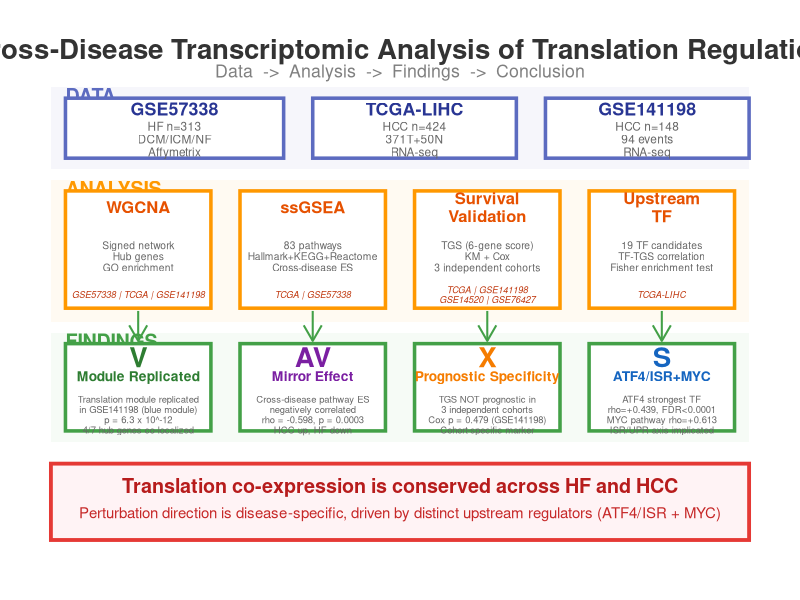

Here is the R script that generated this plot:
library(ggplot2)

PROJ_DIR <- "D:/R_projects/revision_analysis"

p <- ggplot()

# Title
p <- p + annotate("text", x=0.50, y=0.96, label="Cross-Disease Transcriptomic Analysis of Translation Regulation", fontface="bold", size=7, color="grey20")
p <- p + annotate("text", x=0.50, y=0.92, label="Data  ->  Analysis  ->  Findings  ->  Conclusion", size=4.5, color="grey50")

# === ROW 1: DATA (y: 0.76-0.88) ===
p <- p + annotate("rect", xmin=0.02, xmax=0.98, ymin=0.74, ymax=0.89, fill="#E8EAF6", alpha=0.4, color=NA)
p <- p + annotate("text", x=0.04, y=0.875, label="DATA", fontface="bold", size=5, color="#5C6BC0", hjust=0)

dat <- data.frame(x1=c(0.04,0.38,0.70), x2=c(0.34,0.66,0.98),
                  cx=c(0.19,0.52,0.84),
                  t=c("GSE57338","TCGA-LIHC","GSE141198"),
                  d=c("HF n=313\nDCM/ICM/NF\nAffymetrix","HCC n=424\n371T+50N\nRNA-seq","HCC n=148\n94 events\nRNA-seq"),
                  stringsAsFactors=FALSE)
for(i in 1:3) {
  p <- p + annotate("rect", xmin=dat$x1[i], xmax=dat$x2[i], ymin=0.76, ymax=0.87, fill="white", color="#5C6BC0", linewidth=1.2)
  p <- p + annotate("text", x=dat$cx[i], y=0.85, label=dat$t[i], fontface="bold", size=4.5, color="#283593")
  p <- p + annotate("text", x=dat$cx[i], y=0.795, label=dat$d[i], size=3, lineheight=0.9, color="grey40")
}

# === ROW 2: ANALYSIS (y: 0.48-0.70) ===
p <- p + annotate("rect", xmin=0.02, xmax=0.98, ymin=0.46, ymax=0.72, fill="#FFF3E0", alpha=0.4, color=NA)
p <- p + annotate("text", x=0.04, y=0.705, label="ANALYSIS", fontface="bold", size=5, color="#FF9800", hjust=0)

ana <- data.frame(
  x1=c(0.04,0.28,0.52,0.76), x2=c(0.24,0.48,0.72,0.96),
  cx=c(0.14,0.38,0.62,0.86),
  t=c("WGCNA","ssGSEA","Survival\nValidation","Upstream\nTF"),
  d=c("Signed network\nHub genes\nGO enrichment","83 pathways\nHallmark+KEGG+Reactome\nCross-disease ES","TGS (6-gene score)\nKM + Cox\n3 independent cohorts","19 TF candidates\nTF-TGS correlation\nFisher enrichment test"),
  src=c("GSE57338 | TCGA | GSE141198","TCGA | GSE57338","TCGA | GSE141198\nGSE14520 | GSE76427","TCGA-LIHC"),
  stringsAsFactors=FALSE)
for(i in 1:4) {
  p <- p + annotate("rect", xmin=ana$x1[i], xmax=ana$x2[i], ymin=0.485, ymax=0.70, fill="white", color="#FF9800", linewidth=1.2)
  p <- p + annotate("text", x=ana$cx[i], y=0.67, label=ana$t[i], fontface="bold", size=4.2, color="#E65100", lineheight=0.9)
  p <- p + annotate("text", x=ana$cx[i], y=0.58, label=ana$d[i], size=2.6, color="grey40", lineheight=0.9)
  p <- p + annotate("text", x=ana$cx[i], y=0.51, label=ana$src[i], size=2.3, color="#BF360C", lineheight=0.9, fontface="italic")
}

# === ROW 3: FINDINGS (y: 0.26-0.42) ===
p <- p + annotate("rect", xmin=0.02, xmax=0.98, ymin=0.24, ymax=0.44, fill="#E8F5E9", alpha=0.4, color=NA)
p <- p + annotate("text", x=0.04, y=0.425, label="FINDINGS", fontface="bold", size=5, color="#43A047", hjust=0)

fn <- data.frame(
  cx=c(0.14,0.38,0.62,0.86),
  ico=c("V","AV","X","S"),
  t=c("Module Replicated","Mirror Effect","Prognostic Specificity","ATF4/ISR+MYC"),
  d=c("Translation module replicated\nin GSE141198 (blue module)\np = 6.3 x 10^-12\n4/7 hub genes co-localized","Cross-disease pathway ES\nnegatively correlated\nrho = -0.598, p = 0.0003\nHCC up, HF down","TGS NOT prognostic in\n3 independent cohorts\nCox p = 0.479 (GSE141198)\nCohort-specific marker","ATF4 strongest TF\nrho=+0.439, FDR<0.0001\nMYC pathway rho=+0.613\nISR/UPR axis implicated"),
  col=c("#2E7D32","#7B1FA2","#F57C00","#1565C0"),
  stringsAsFactors=FALSE)
for(i in 1:4) {
  p <- p + annotate("rect", xmin=fn$cx[i]-0.10, xmax=fn$cx[i]+0.10, ymin=0.26, ymax=0.42, fill="white", color="#43A047", linewidth=1.2)
  p <- p + annotate("text", x=fn$cx[i], y=0.395, label=fn$ico[i], size=7, color=fn$col[i], fontface="bold")
  p <- p + annotate("text", x=fn$cx[i], y=0.36, label=fn$t[i], fontface="bold", size=3.5, color=fn$col[i], lineheight=0.9)
  p <- p + annotate("text", x=fn$cx[i], y=0.29, label=fn$d[i], size=2.4, color="grey40", lineheight=0.9)
}

# === ROW 4: CONCLUSION (y: 0.08-0.18) ===
p <- p + annotate("rect", xmin=0.02, xmax=0.98, ymin=0.06, ymax=0.20, fill="#FFEBEE", alpha=0.6, color="#E53935", linewidth=1.3)
p <- p + annotate("text", x=0.50, y=0.16, label="Translation co-expression is conserved across HF and HCC", fontface="bold", size=5, color="#B71C1C")
p <- p + annotate("text", x=0.50, y=0.11, label="Perturbation direction is disease-specific, driven by distinct upstream regulators (ATF4/ISR + MYC)", size=3.8, color="#C62828")

# === ARROWS: Analysis -> Findings ===
for(i in 1:4) {
  p <- p + annotate("segment", x=ana$cx[i], xend=fn$cx[i],
                    y=0.48, yend=0.425, arrow=arrow(length=unit(0.03,"npc")),
                    color="#43A047", linewidth=0.7)
}

p <- p + coord_cartesian(xlim=c(0,1), ylim=c(0,1)) +
  theme_void() +
  theme(plot.background=element_rect(fill="white", color=NA))

ggsave(file.path(PROJ_DIR, "figures", "Figure1_Study_Design.png"), p, width=20, height=14, dpi=300)
cat("Figure 1 clean saved\n")
